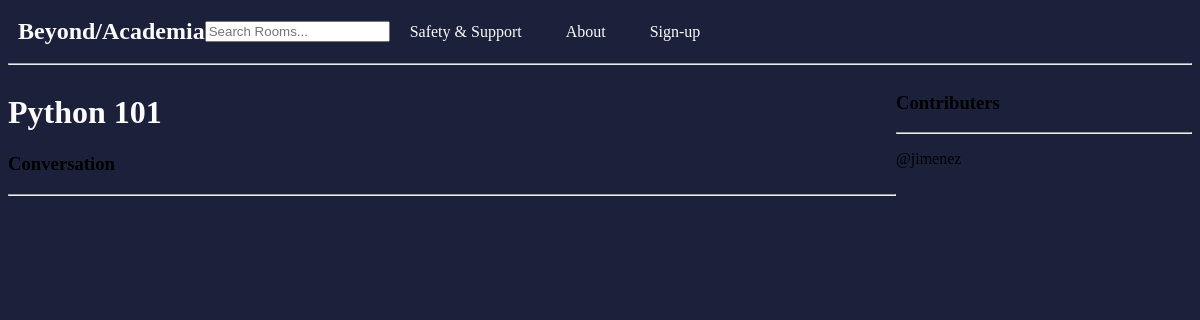
Before: /room/8/ with the older database file.
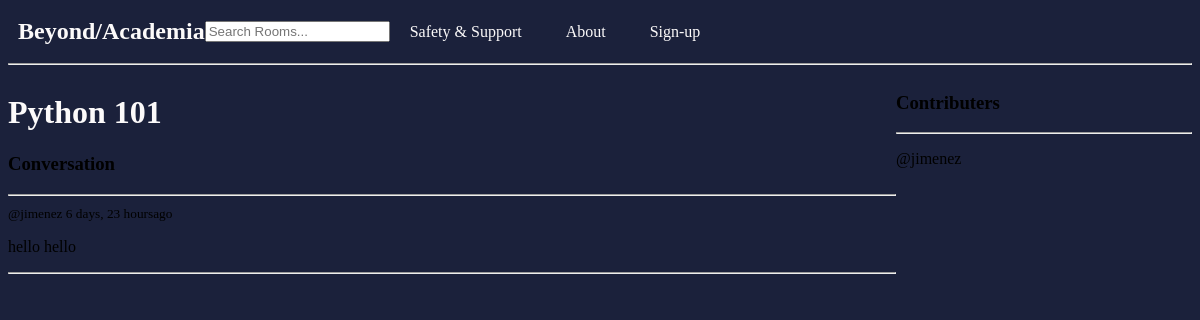
After: the same page with the newer database file.
### base/models.py (models this page shows, shortened)
class Room(models.Model):
    host = models.ForeignKey(User, on_delete=models.SET_NULL, null=True)
    topic = models.ForeignKey(Topic, on_delete=models.SET_NULL, null=True)
    name = models.CharField(max_length=200)
    description = models.TextField(null=True, blank=True)
    participants = models.ManyToManyField(User, related_name='participants', blank=True)
    updated = models.DateTimeField(auto_now=True)
    created = models.DateTimeField(auto_now_add=True)
    class Meta:
        ordering = ['-updated','created']

class Message(models.Model):
    user = models.ForeignKey(User, on_delete=models.CASCADE)
    room = models.ForeignKey(Room, on_delete=models.CASCADE)
    body = models.TextField()
    updated = models.DateTimeField(auto_now=True)
    created = models.DateTimeField(auto_now_add=True)

### base/views.py (the view, shortened to what this page needs)
# urls.py: path("room/",views.room, name="room"),
def room(request, pk):
    room = Room.objects.get(id=pk)
    room_messages = room.message_set.all().order_by('-created')
    participants = room.participants.all()
    context = {'room':room, 'room_messages':  room_messages, 'participants':  participants}
    return render(request,'base/room.html', context)

### base/templates/base/room.html (shortened to what this page needs)
{% extends 'main.html' %}
{% block content %}
<div class="room-container">
    <div>
        <h1>{{room.name}}</h1>
        <div class="comment-wrapper">
            <h3>Conversation</h3>
            <hr>
            {% for message in room_messages %}
            <div>
                <small>@{{message.user}} {{message.created|timesince }}ago </small>
                <p>{{message.body}}</p>
                <hr>
            </div>
            {%endfor%}
        </div>
    </div>
    <div>
        <h3>Contributers</h3>
        <hr>
        {% for user in participants %}
        <div>
            <p>@{{user.username}}</p>
        </div>
        {%endfor%}
    </div>
{% endblock %}

### templates/main.html (shortened to what this page needs)
{% load static %}
<!DOCTYPE html>
<html lang="en">
<head>
    <link rel="stylesheet" type="text/css" href="{% static 'css/main.css' %}">
</head>
<body>
{% include 'navbar.html' %}
    {% block content %}
    {% endblock %}
</body>
</html>

### templates/navbar.html
<div class="navbar">
    <a href="/" class="navbar-logo">
        <h1>Beyond/Academia</h1>
    </a>
    <form method="GET" action="{% url 'home'%}">
        <input type="text" name="q" placeholder="Search Rooms..."/>
    </form>
    <nav class="navbar-links">
        <a href="/safety/">Safety & Support</a>
        <a href="/about/">About</a>
        {% if request.user.is_authenticated%}
        <a href="{% url 'logout'%}">Logout</a>
        {% else %}
        <a href="{% url 'login'%}">Sign-up</a>
        {% endif %}
    </nav>
</div>
<hr>

### static/css/main.css (style rules this page uses)
h1 { color: #fcfafa; }
body { background-color: #1b213b; }
.navbar-logo { text-decoration: none; color: #fcfafa; }
.navbar { display: flex; align-items: center; padding: 10px; }
.navbar-logo h1 { font-size: 24px; margin: 0; }
.navbar-links a { margin: 0 20px; text-decoration: none; color: #fcfafa; }

### base/templates/base/room.html (style rules this page uses)
.room-container { display:grid; grid-template-columns: 3fr 1fr; }

Changed rows visible on the page:
added Message: user "jimenez", created "6 days, 23 hours", body "hello hello"
